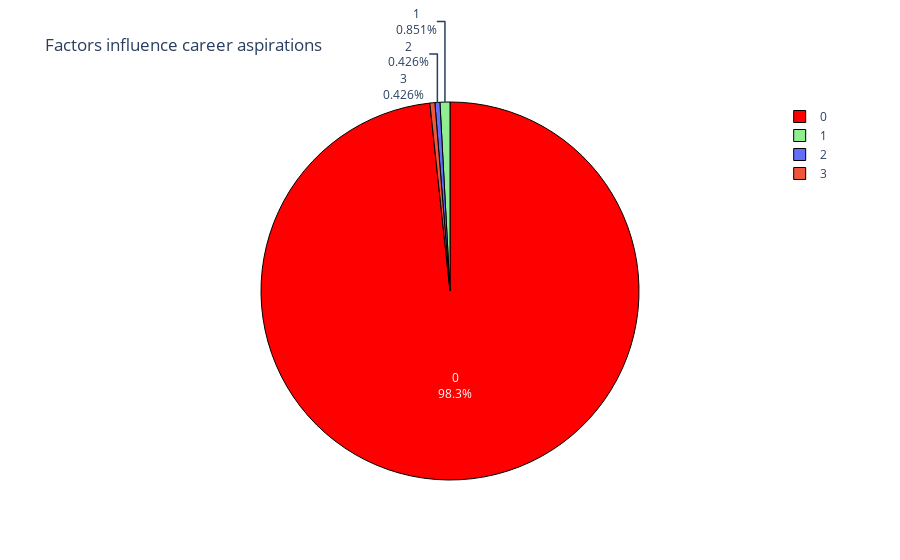

The cell this chart's notebook holds for it:
### Code cell
question1 = data['Which of the below factors influence the most about your career aspirations ?']
label = question1.index
countes= question1.values
# colors=['gold', 'lightgreen']

fig = go.Figure(data=[go.Pie(labels=label, values=counts)])
fig.update_layout(title_text = 'Factors influence career aspirations ')
# fig.update_traces(hoverinfo = 'lable+value', textinfo='percent '
#                  )
fig.update_traces(
    hoverinfo='label+percent',
    textinfo='label+percent',
    textfont_size=12,
    marker=dict(colors=colors, line=dict(color='black', width=1))
)


fig.show()

### Figure 1 — Plotly figure (JSON) as saved in the notebook; plotly's stock layout.template omitted (floating-point values rounded to 4 significant figures; data arrays with more than 128 entries replaced by an {"elided": "..."} marker saying what was removed)
{"data": [{"hoverinfo": "label+percent", "labels": {"elided": "235 int values"}, "marker": {"colors": ["red", "lightgreen"], "line": {"color": "black", "width": 1}}, "textfont": {"size": 12}, "textinfo": "label+percent", "type": "pie", "values": [231, 2, 1, 1]}], "layout": {"title": {"text": "Factors influence career aspirations "}}}
